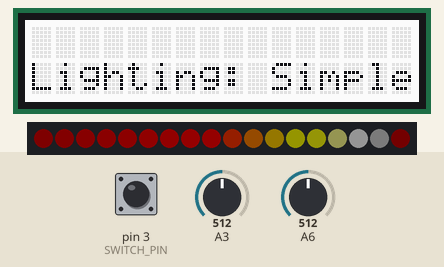
This sketch was run on a simulated Arduino Uno, built with avr-gcc and run on an emulated ATmega328P. Parts: 16×2 character LCD, 18 RGB LEDs in strip order, left to right. The test bench sets the inputs (shaded band); at power-on: pin 3 (SWITCH_PIN) HIGH, A6 = 512, A3 = 512. Dim RGB values are drawn brighter than linear.

Above: at 4.2 s.
4.3 s: pin 3 (SWITCH_PIN) pulled LOW for 0.15 s
At 5.7 s:
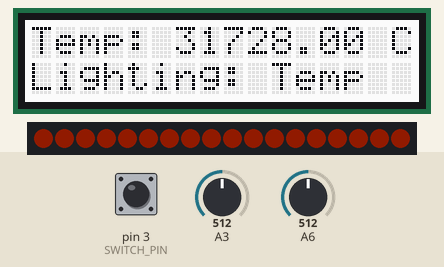
7.4 s: A6 set to 716
10.4 s: A6 set to 900
13.4 s: pin 3 (SWITCH_PIN) pulled LOW for 1 s
At 14.9 s:
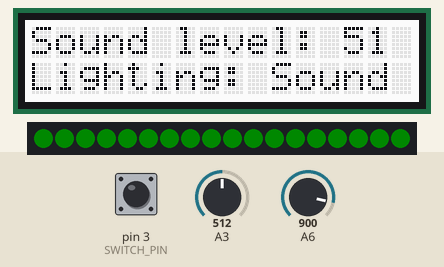
15.9 s: pin 3 (SWITCH_PIN) pulled LOW for 0.15 s
At 16.46 s:
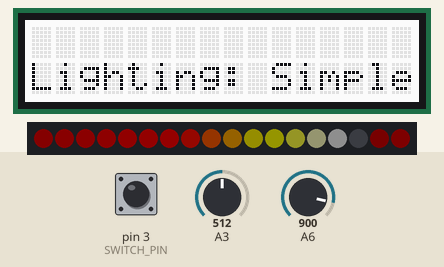
19.0 s: pin 3 (SWITCH_PIN) pulled LOW for 3.2 s
At 20.4 s:
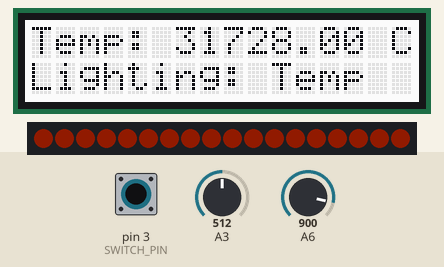
Timing chart, 0 to 22.0 s (numbered marks = the images above; inputs shaded):
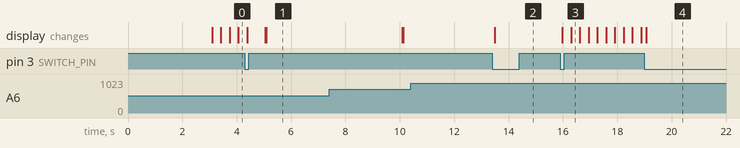

Measured:
- after the input at 4.3 s, the display: changes after 0.09 s (image 1)
- after the input at 10.4 s, every drawn part: stays the same
- after the input at 13.4 s, the display: changes after 0.10 s (image 2)
- after the input at 15.9 s, the display: first changes after 0.08 s (image 3 shows a later state)
- after the input at 19.0 s, the display: changes after 0.07 s (image 4)

The sketch:

RGB_coaster.ino
```cpp
#include <FastLED.h>
#include <avr/wdt.h>
#include <rgb_lcd.h>

// Define pins for data
// lcd SDA -> A4
// lcd SCL -> A5
#define LED_STRIP_PIN    2
#define NUM_LEDS         18
#define BRIGHTNESS       20

#define LM35_PIN         6
#define SWITCH_PIN       3
#define SOUND_PIN        3

#define SIMPLE_ANIMATION_SPEED  10
#define TEMP_UPDATE_INTERVAL    5000
#define AUDIO_SAMPLE_AMOUNT     10

// Define rgb palettes for the LED strip
uint8_t paletteIndex = 0;

// initialize the LED strip and LCD screen
CRGB leds[NUM_LEDS];
rgb_lcd lcd;

// Define palette
DEFINE_GRADIENT_PALETTE(heatmap_gp) {
  0,   0,   0,   0,   //black
  128, 255,   0,   0,   //red
  200, 255, 255,   0,   //bright yellow
  255, 255, 255, 255    //full white
};

// Set palette
CRGBPalette16 myPal = heatmap_gp;

// Define
DEFINE_GRADIENT_PALETTE(soundPalette_gp) {
  0,    128, 0, 128,  // Purple
  3,   0,   200, 255,  // Cyan
  6,  0,   0,   255,  // Blue
  12,  255, 0,   255   // Pink
};

// Set
CRGBPalette16 soundPalette = soundPalette_gp;

// Switch states
enum AnimationState {
  Basic,
  Temperature,
  Sound
};

// Default led profile
AnimationState currentAnimationState = Basic;

// setup
void setup() {
  wdt_disable();  // Disable the watchdog and wait for more than 2 seconds
  delay(3000);  // Done so that the Arduino doesn't keep resetting infinitely in case of wrong configuration
  wdt_enable(WDTO_2S);  // Enable the watchdog with a timeout of 2 seconds

  // Setup input and pullup for button
  DDRD &= ~(1 << SWITCH_PIN); // Set as input (clear the bit)
  PORTD |= (1 << SWITCH_PIN); // Enable pull-up resistor (set the bit)

  // Configure the ADC
  // Set the reference voltage to AVCC (5V)
  ADMUX |= (1 << REFS0);

  // Set the prescaler to 128 (ADC clock frequency is 16MHz / 128 = 125kHz)
  ADCSRA |= (1 << ADPS2) | (1 << ADPS1) | (1 << ADPS0);

  // Enable the ADC
  ADCSRA |= (1 << ADEN);

  lcd.begin(16, 2); // 16x2 lcd

  FastLED.addLeds<WS2813, LED_STRIP_PIN, GRB>(leds, NUM_LEDS);
  FastLED.setBrightness(BRIGHTNESS); // 0-255
  FastLED.show();  // Initialize all LEDs to 'off'

  // Set up Timer1 to generate an interrupt every 1ms
  cli(); // Disable interrupts
  TCCR1A = 0; // Set Timer1 control register A to 0
  TCCR1B = 0; // Set Timer1 control register B to 0
  TCNT1 = 0;  // Initialize counter value to 0
  OCR1A = 15999; // Set the compare value for a 1ms interrupt (assuming a 16MHz clock)
  TCCR1B |= (1 << WGM12); // Set Timer1 to CTC (Clear Timer on Compare Match) mode
  TCCR1B |= (1 << CS11) | (1 << CS10); // Set prescaler to 64 for 16MHz clock
  TIMSK1 |= (1 << OCIE1A); // Enable Timer1 compare match interrupt
  sei(); // Enable interrupts
}

// High priority button timer interrupt
ISR(TIMER1_COMPA_vect) {
  // Handle button input with debounce
  static unsigned long lastDebounceTime = 0;
  static bool lastSwitchState = HIGH;
  static bool newSwitchState = LOW;
  int debounceDelay = 50;

  // read the state of the switch into a local variable:
  int reading = (PIND & (1 << SWITCH_PIN)) ? HIGH : LOW;

  // If the switch changed, due to noise or pressing:
  if (reading != lastSwitchState) {
    // reset the debouncing timer
    lastDebounceTime = millis();
  }

  // Compare time
  if ((millis() - lastDebounceTime) > debounceDelay) {
    // if the button state has changed:
    if (reading != newSwitchState) {
      newSwitchState = reading;

      // only toggle the LED if the new button state is LOW after press
      if (reading == LOW) {

        // Cycle the animation state
        currentAnimationState = static_cast<AnimationState>((currentAnimationState + 1) % 3);
      }
    }

    // Togle last state for later comparison
    lastSwitchState = !lastSwitchState;
  }
}

// loop through the different profiles with a button switch, print on the LCD
void loop() {
  unsigned long currentMillis = millis();

  // Update animation based on the current state
  switch (currentAnimationState) {
    case Basic:
      updateSimple();
      break;

    case Temperature:
      updateTemperature();
      break;

    case Sound:
      updateSound();
      break;
  }
   // Reset watchdog
  wdt_reset();
}

// LED animation logic for the simple profile, which just rotates a palette around the selected LEDs
void updateSimple() {
  fill_palette(leds, NUM_LEDS, paletteIndex, 255 / NUM_LEDS, myPal, 255, LINEARBLEND);

  EVERY_N_MILLISECONDS(SIMPLE_ANIMATION_SPEED) {
    paletteIndex++;
  }

  // LCD code to show what lighting profile is applied
  FastLED.show();
  lcd.setCursor(0, 0);
  lcd.print("                ");
  lcd.setCursor(0, 1);
  lcd.print("Lighting: Simple");
}

void updateTemperature() {
  float temp = getTemperature();

  // Display temperature on the LCD
  lcd.setCursor(0, 0);
  lcd.print("Temp: ");
  lcd.print(temp);
  lcd.print(" C   ");
  lcd.setCursor(0, 1);
  lcd.print("Lighting: Temp  ");

  // Map the temperature range to the color range
  CRGB color = mapTemperatureToColor(temp);

  // Set the color of the entire LED strip
  fill_solid(leds, NUM_LEDS, color);
  FastLED.show();
}

// code for getting the temperature and converting it to Celsius
float getTemperature() {
  static unsigned long lastTemperatureReadTime = 0;
  unsigned long currentMillis = millis();
  int tempADC;

  // Compare time
  if (currentMillis - lastTemperatureReadTime >= TEMP_UPDATE_INTERVAL) {
    lastTemperatureReadTime = currentMillis;
    // Get temperature reading
    tempADC = readADC(LM35_PIN);
    // Convert adc value to temperature in Celsius
    tempADC = (tempADC / 2.048) - 6; // Calibration overshoots about 6c
  }
  return tempADC;
}

// color coding for the LED profile which reacts to the temperature
CRGB mapTemperatureToColor(float temperature) {
  uint8_t r = map(temperature, 10, 50, 0, 255);
  uint8_t g = map(temperature, 10, 50, 255, 0);
  return CRGB(r, g, 0);
}

// Code for processing the detected sound with smoothing
void updateSound() {
  int soundIndex = 0;
  int totalSound = 0;
  int soundReadings[AUDIO_SAMPLE_AMOUNT];

  // Get sound reading
  int soundLevel = readADC(SOUND_PIN);

  // Smoothing
  totalSound = totalSound - soundReadings[soundIndex] + soundLevel;
  soundReadings[soundIndex] = soundLevel;
  soundIndex = (soundIndex + 1) % AUDIO_SAMPLE_AMOUNT;

  int averageSound = totalSound / AUDIO_SAMPLE_AMOUNT;

  // LCD for the sound profile
  lcd.setCursor(0, 0);
  lcd.print("Sound level: ");
  lcd.print(averageSound);
  lcd.print(" ");
  lcd.setCursor(0, 1);
  lcd.print("Lighting: Sound ");

  // Smoothed LED brightness
  int brightness = map(averageSound, 0, 100, 0, 255);

  CRGB color;

  // Logic for going between colors while reactive to sound
  int soundThreshold = 2;
  if (averageSound > soundThreshold) {
  // If the sound level exceeds the threshold, smoothly transition to a different color
    color = CRGB(0, brightness, 0);
  } else {
  // Otherwise, smoothly transition back to the color based on the sound level
    color = ColorFromPalette(soundPalette, brightness);
  }

  // Set the color and brightness of the LED strip
  fill_solid(leds, NUM_LEDS, color);
  FastLED.show();
}


int readADC(int pin){
  // Set ADC channel
  ADMUX &= ~((1 << MUX3) | (1 << MUX2) | (1 << MUX1) | (1 << MUX0));
  ADMUX |= pin;

  // Start ADC conversion
  ADCSRA |= (1 << ADSC);

  // Wait for conversion to complete
  while (ADCSRA & (1 << ADSC));
  return ADC;
}
```
